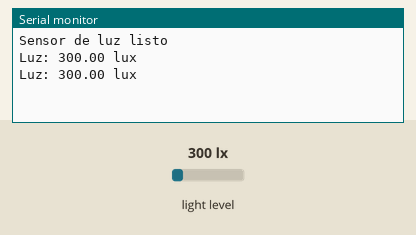
Bench run of a sketch on a simulated Arduino Uno, built with avr-gcc and run on an emulated ATmega328P. Shown: the last lines printed to the serial monitor. Inputs (shaded band) come from the test bench; at power-on: light level 300 lx.

Above: at 1.8 s.
1.9 s: light level set to 40 lx
At 2.4 s:
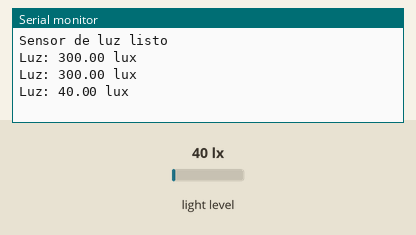
3.4 s: light level set to 500 lx
At 4.8 s:
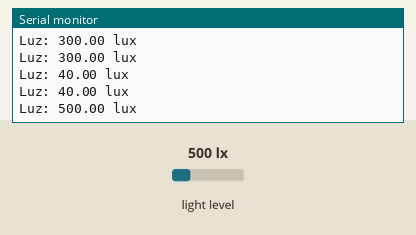
Timing chart, 0 to 6.4 s (numbered marks = the images above; inputs shaded):
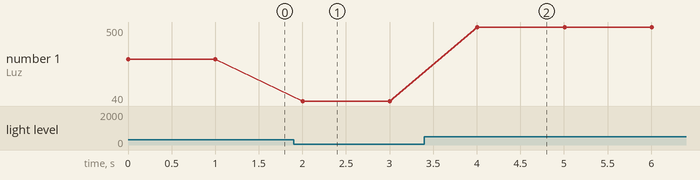

The sketch:

G3.ino
```cpp
#include <Wire.h>
#include <BH1750.h>

BH1750 luz;

void setup() {
  Serial.begin(115200);
  Wire.begin();
  luz.begin();
  Serial.println("Sensor de luz listo");
}

void loop() {
  float lux = luz.readLightLevel();
  Serial.print("Luz: ");
  Serial.print(lux);
  Serial.println(" lux");
  delay(1000);
}
```

Measured:
- after the input at 1.9 s, the serial monitor: prints a new line after 0.10 s (image 1)
- after the input at 3.4 s, the serial monitor: prints a new line after 0.61 s (image 2)
- plotted number 1: 300 → 40 after the input at 1.9 s, 40 → 500 after the input at 3.4 s
